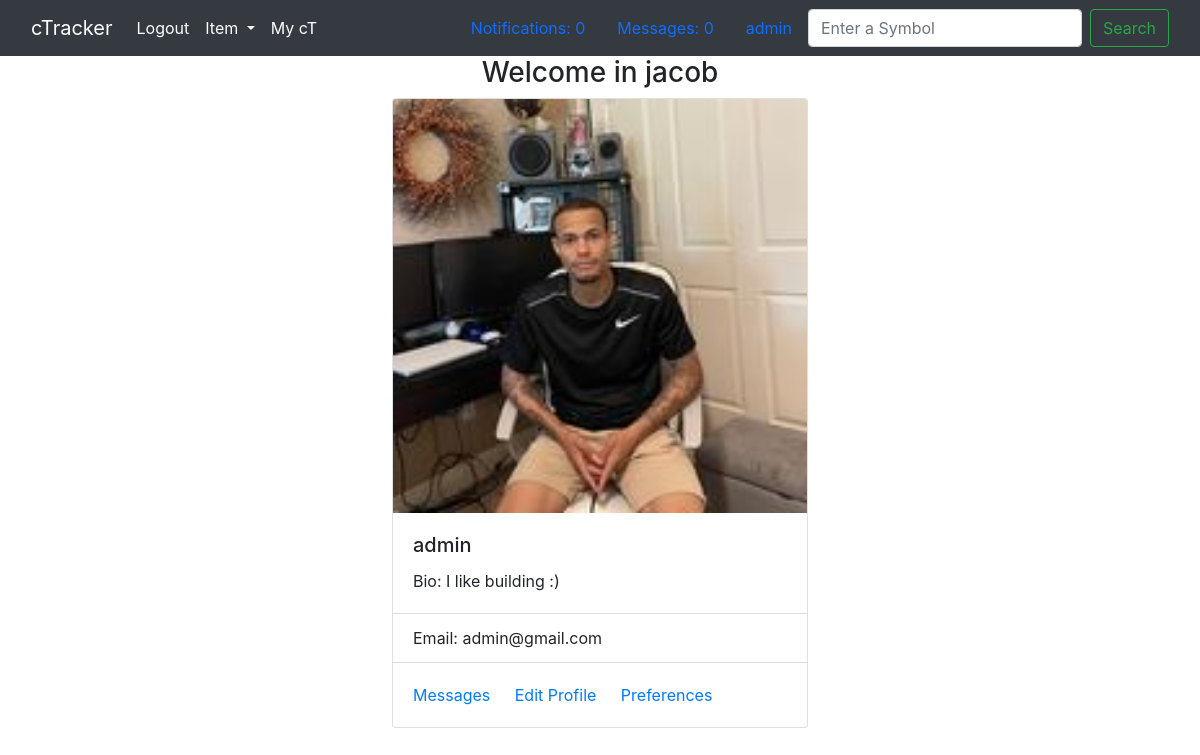
Page /profile/1/ (signed in) on the committed database.
### member/models.py (models this page shows, shortened)
class Member(AbstractUser):
    def __str__(self):
        return self.username

class MemberProfile(models.Model):
    member = models.OneToOneField(Member, on_delete=models.CASCADE)
    first_name = models.CharField(
        max_length=150,
        blank=True,
        null=True,
    )
    last_name = models.CharField(
        max_length=150,
        blank=True,
        null=True,
    )
    profile_picture = models.ImageField(
        upload_to="images/",
        max_length=100,
        default="images/default_profile_picture.jpeg",
    )
    bio = models.TextField(_("bio"), null=True, blank=True)
    is_new = models.BooleanField(
        _("new status"),
        default=True,
    )
    created_at = models.DateTimeField(default=timezone.now())

### member/views.py (the view, shortened to what this page needs)
# urls.py: path("profile/<int:id>/", member_views.MemberView.as_view(), name="profile"),
class MemberView(View):
    def get(self, request, id):
        signed_in_member = request.user
        target_member = Member.objects.get(id=id)
        print(target_member)
        try:
            profile = MemberProfile.objects.get(member=target_member)
        except Exception as err:
            print(err)
            profile = None
        template = "profile.html"
        print(target_member)
        context = {
            "signed_in_member": signed_in_member,
            "target_member": target_member,
            "profile": profile,
        }
        return render(request, template, context)

### templates/profile.html (shortened to what this page needs)
{% extends 'base.html' %} {% load static %}
    {% block content %}
    <body>
      {% if target_member == signed_in_member %}
      <div class='profile-container'>
        <h3>Welcome in {{ profile.first_name }} </h3>
        <div class="card" style="width: 26rem;">
        {% if profile.profile_picture.url %}
          <img src="{{ profile.profile_picture.url }}" class="card-img-top" alt="photo of user">
          {% endif %}
          <div class="card-body">
            <h5 class="card-title">{{ target_member }}</h5>
            {% if profile.bio %}
            <p class="card-text">Bio: {{ profile.bio }}</p>
            {% endif %}
          </div>
          <ul class="list-group list-group-flush">
            {% if target_member.email %}
            <li class="list-group-item">Email: {{ target_member.email }}</li>
            {% else %}
            <p class="card-text">User does not have a email yet</p>
            {% endif %}
          </ul>
          <div class="card-body">
            <a href="#" class="card-link">Messages</a>
            {% if profile %}
            <a href="/edit_account/{{signed_in_member.id}}/" class="card-link">Edit Profile</a>
            {% else %}
            <a href="/createprofile/" class="card-link">Create Profile</a>
            {% endif %}
            <a href="#" class="card-link">Preferences</a>
          </div>
        </div>
        </div>
        {% endif %}
    </body>
    {% endblock %}

### templates/base.html (shortened to what this page needs)
{% load static %}
<!DOCTYPE html>
<html lang="en">
  <head>
    <link
      href="https://cdn.jsdelivr.net/npm/bootstrap@5.1.0/dist/css/bootstrap.min.css"
      rel="stylesheet"
    />
    <link
      href="//maxcdn.bootstrapcdn.com/bootstrap/4.1.1/css/bootstrap.min.css"
      rel="stylesheet"
      id="bootstrap-css"
    />
    <link
      rel="stylesheet"
      type="text/css"
      href="{% static 'css/style.css' %}"
    />
  </head>
  <body>
    {% if signed_in_member.username %}
    <nav class="navbar navbar-expand-lg navbar-dark bg-dark">
      <div class="container-fluid">
        <a class="navbar-brand" href="/home/">cTracker</a>
        <div class="collapse navbar-collapse" id="navbarSupportedContent">
          <ul class="navbar-nav me-auto mb-2 mb-lg-0">
            <li class="nav-item">
                <a class="nav-link active" aria-current="page" href="/logout/">Logout</a>
              </li>
            <li class="nav-item dropdown">
              <a
                class="nav-link active dropdown-toggle"
                href="#"
                id="navbarDropdown"
                role="button"
                data-bs-toggle="dropdown"
                aria-expanded="false"
              >
                Item
              </a>
            </li>
            <li class="nav-item">
                <a class="nav-link active" aria-current="page" href="/my-ct/">My cT</a>
              </li>
          </ul>
          <a class="nav-link active" aria-current="page" href="#">Notifications: 0</a>
          <a class="nav-link active" aria-current="page" href="/my-messages/{{signed_in_member.id}}/">Messages: 0</a>
          <a class="nav-link active" aria-current="page" href="/profile/{{signed_in_member.id}}/">{{signed_in_member.username}}</a>
          <form class="d-flex">
            <input
              class="form-control me-2"
              type="search"
              placeholder="Enter a Symbol"
              aria-label="Search"
            />
            <button class="btn btn-outline-success" type="submit">
              Search
            </button>
          </form>
        </div>
      </div>
    </nav>
      {% endif %}
    {% block content %} {% endblock %}
  </body>
</html>

### static/css/style.css (style rules this page uses)
.profile-container { display: flex; flex-direction: column; justify-content: center; align-items: center; width: auto; }

### rows in the picture
Member: username "admin", email "admin@gmail.com"
MemberProfile: first_name "jacob", profile_picture (picture), bio "I like building :)"
